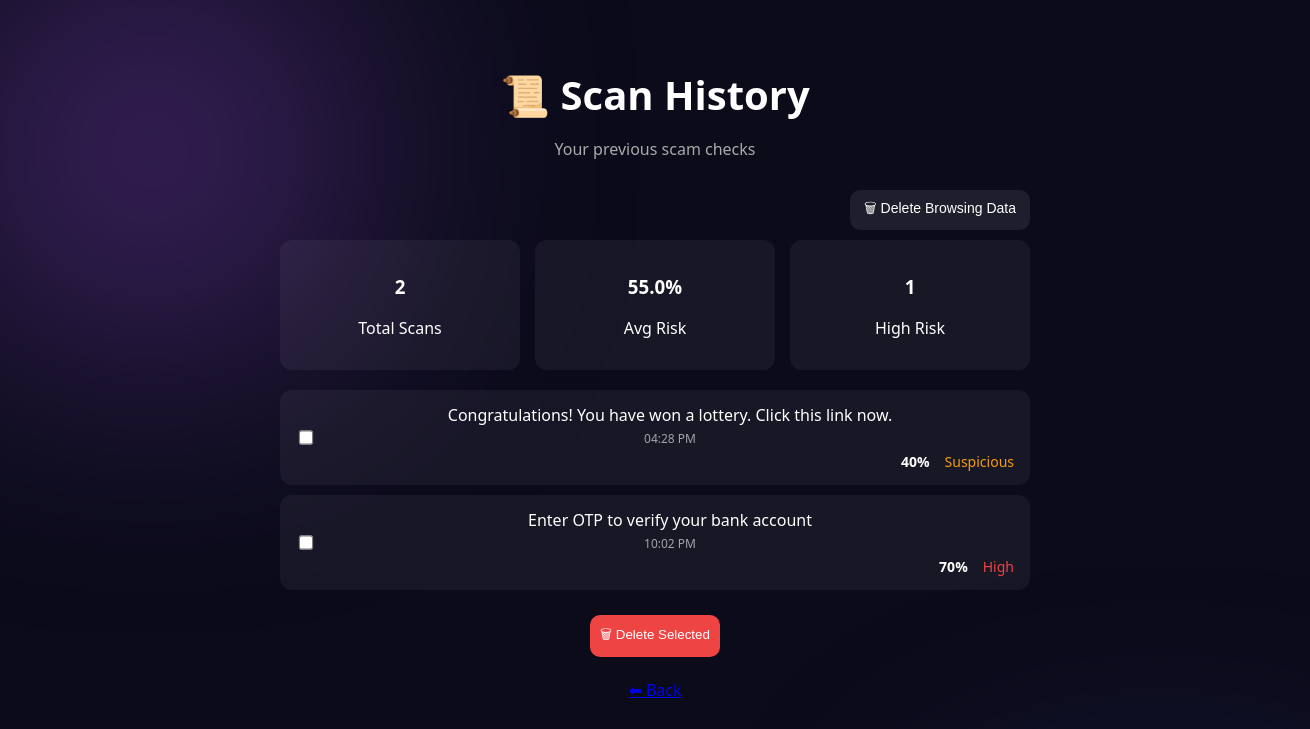
The app's page /history with its own data.
### tables this page shows
CREATE TABLE history (
            id INTEGER PRIMARY KEY AUTOINCREMENT,
            text TEXT,
            score INTEGER,
            risk TEXT,
            created_at TEXT
        );

### app.py (the view)
@app.route("/history")
def show_history():
    history = get_all_history()
    return render_template("history.html", history=history)

### database/db.py (called while the page is built)
def get_connection():
    return sqlite3.connect(DB_NAME)

def get_all_history():
    conn = get_connection()
    cursor = conn.cursor()
    cursor.execute("SELECT id, text, score, risk, created_at FROM history ORDER BY id DESC")
    rows = cursor.fetchall()
    conn.close()
    history = []
    for row in rows:
        formatted_time = datetime.strptime(row[4], "%Y-%m-%d %H:%M:%S").strftime("%I:%M %p")
        history.append({
            "id": row[0],
            "text": row[1],
            "score": row[2],
            "risk": row[3],
            "time": formatted_time
        })
    return history

### templates/history.html (shortened to what this page needs)
<!DOCTYPE html>
<html>
<head>
    <link rel="stylesheet" href="{{ url_for('static', filename='style.css') }}">
</head>
<body>
<div class="chat-container">
    <h1>📜 Scan History</h1>
    <p class="subtitle">Your previous scam checks</p>
    <div class="top-bar">
        <button onclick="openModal()" class="history-btn">
            🗑 Delete Browsing Data
        </button>
    </div>
    <div class="history-summary">
        <div class="summary-card">
            <h3>{{ history|length }}</h3>
            <p>Total Scans</p>
        </div>
        <div class="summary-card">
            <h3>
                {{ (history|map(attribute='score')|list|sum / history|length)|round(1) if history else 0 }}%
            </h3>
            <p>Avg Risk</p>
        </div>
        <div class="summary-card">
            <h3>
                {{ history|selectattr('risk','equalto','High')|list|length }}
            </h3>
            <p>High Risk</p>
        </div>
    </div>
    <form method="POST" action="/delete-selected">
        {% for item in history[::-1] %}
        <div class="history-card">
            <input type="checkbox" name="selected" value="{{ item.id }}">
            <div class="history-content">
                <a href="/?text={{ item.text }}" class="history-link">
                    {{ item.text }}
                </a>
                <small class="time">{{ item.time }}</small>
                <div class="history-meta">
                    <span class="score">{{ item.score }}%</span>
                    <span class="risk {{ item.risk }}">{{ item.risk }}</span>
                </div>
            </div>
        </div>
        {% endfor %}
        <button type="submit" class="delete-btn">🗑 Delete Selected</button>
    </form>
    <br>
    <a href="/" class="back-btn">⬅ Back</a>
</div>
</body>
</html>

### static/style.css (style rules this page uses)
body { margin: 0; font-family: 'Segoe UI', sans-serif; background: #0b0b1a; color: white; overflow-x: hidden; }
body::before, body::after { content: ""; position: absolute; width: 500px; height: 500px; background: radial-gradient(circle, rgba(168,85,247,0.4), transparent); filter: blur(120px); z-index: -1; }
body::before { top: -100px; left: -100px; }
body::after { bottom: -100px; right: -100px; background: radial-gradient(circle, rgba(99,102,241,0.4), transparent); }
.chat-container { max-width: 750px; margin: auto; padding: 40px 20px; text-align: center; }
h1 { font-size: 2.5rem; margin-bottom: 10px; }
.subtitle { color: #aaa; margin-bottom: 30px; }
input { flex: 1; padding: 14px; border-radius: 12px; border: none; background: #111122; color: white; }
button { padding: 14px 20px; border-radius: 12px; border: none; background: linear-gradient(135deg, #6366f1, #a855f7); color: white; cursor: pointer; transition: 0.3s; }
.history-summary { display: flex; gap: 15px; margin-bottom: 20px; }
.summary-card { flex: 1; background: rgba(255,255,255,0.05); padding: 15px; border-radius: 12px; text-align: center; }
.history-card { display: flex; align-items: center; gap: 10px; background: rgba(255,255,255,0.05); padding: 14px 16px; border-radius: 12px; margin-bottom: 10px; }
.history-card input[type="checkbox"] { flex: 0 0 20px; transform: scale(1.1); margin: 0; }
.delete-btn { margin-top: 15px; padding: 10px; border-radius: 10px; background: #ef4444; color: white; border: none; cursor: pointer; }
.history-meta { display: flex; justify-content: flex-end; gap: 15px; font-size: 14px; margin-top: 5px; }
.history-link { flex: 1; text-decoration: none; color: inherit; }
.score { font-weight: bold; }
.risk.Suspicious { color: #f59e0b; }
.risk.High { color: #ef4444; }
.top-bar { display: flex; justify-content: flex-end; margin-bottom: 10px; }
.history-btn { text-decoration: none; padding: 8px 14px; border-radius: 10px; background: rgba(255,255,255,0.08); color: white; font-size: 14px; transition: 0.3s; }
.history-content { flex: 1; display: flex; flex-direction: column; }
.time { font-size: 12px; opacity: 0.6; display: block; margin-top: 4px; }

### records on screen
history: text "Congratulations! You have won a lottery. Click this link now.", time "04:28 PM", score "40", risk "Suspicious"
history: text "Enter OTP to verify your bank account", time "10:02 PM", score "70", risk "High"

### other values on screen
{{ history|length }} "2"
{{ history|selectattr('risk','equalto','High')|list|length }} "1"
